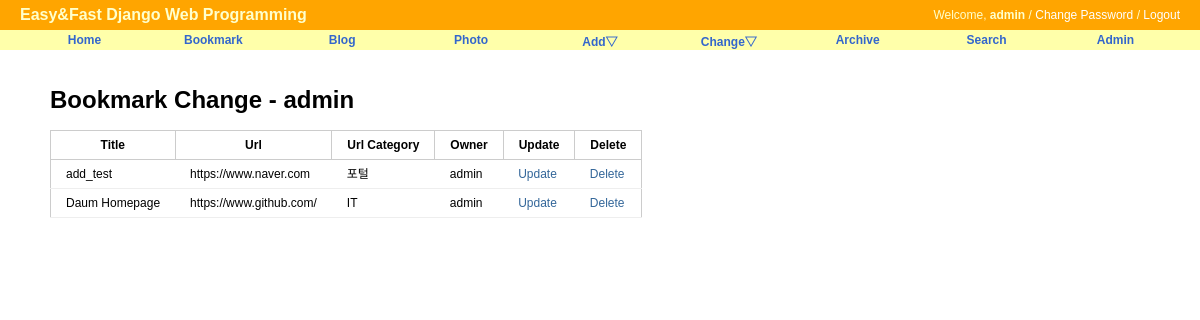
The app's page /bookmark/change/ (signed in) with its own data.
### bookmark/models.py (models this page shows, shortened)
class Bookmark(models.Model):
    title = models.CharField(max_length=100, blank=True, null=True)
    url = models.URLField('url', unique=True)
    url_category = models.CharField(max_length=100, blank=True, null=True)
    owner = models.ForeignKey(User, null=True, on_delete=models.CASCADE)

### bookmark/views.py (the view)
# urls.py: path('change/', BookmarkChangeLV.as_view(), name='change'),
class BookmarkChangeLV(LoginRequiredMixin, ListView):
    template_name = 'bookmark/bookmark_change_list.html'
    def get_queryset(self):
        return Bookmark.objects.filter(owner=self.request.user)

### bookmark/templates/bookmark/bookmark_change_list.html (shortened to what this page needs)
{% extends "base.html" %}
{% load staticfiles %}
{% block extrastyle %}{% static "css/forms.css" %}{% endblock %}
{% block content %}
<div id="content">
    <h1>Bookmark Change - {{ user }}</h1>
    <table class="change-list">
        <tr>
            <th>Title</th>
            <th>Url</th>
            <th>Url Category</th>
            <th>Owner</th>
            <th>Update</th>
            <th>Delete</th>
        </tr>
        {% for bookmark in object_list %}
            <tr>
                <td>{{ bookmark.title }}</td>
                <td>{{ bookmark.url }}</td>
                <td>{{ bookmark.url_category }}</td>
                <td>{{ bookmark.owner }}</td>
                <td><a href="{% url 'bookmark:update' bookmark.id %}">Update</a></td>
                <td><a href="{% url 'bookmark:delete' bookmark.id %}">Delete</a></td>
            </tr>
        {% endfor %}
    </table>
</div>
{% endblock %}

### templates/base.html (shortened to what this page needs)
<!DOCTYPE html>
<html lang="ko">
<head>
{% load staticfiles %}
<link rel="stylesheet" type="text/css" href="{% block stylesheet %}{% static "css/base.css" %}{% endblock %}" />
<link rel="stylesheet" type="text/css" href="{% block extrastyle %}{% endblock %}" />
</head>
<body>
<div id="header">
    <h2 class="maintitle">Easy&amp;Fast Django Web Programming</h2>
    {% if user.is_active %}
        <h4 class="welcome">Welcome, <strong>{% firstof usr.get_short_name user.get_username %}</strong> /
                    <a href="{% url 'password_change' %}">Change Password</a> /
                    <a href="{% url 'logout' %}">Logout</a>
        </h4>
    {% else %}
        <h4 class="welcome">Welcome, Anonymous /
                    <a href="{% url 'login' %}">Login</a> /
                    <a href="{% url 'register' %}">Register</a>
        </h4>
    {% endif %}
</div>
<div id="menu">
    <li><a href="{% url 'home' %}">Home</a></li>
    <li><a href="{% url 'bookmark:index' %}">Bookmark</a></li>
    <li><a href="{% url 'blog:index' %}">Blog</a></li>
    <li><a href="#">Photo</a></li>
    <li><a href="#">Add&bigtriangledown;</a>
    </li>
    <li><a href="#">Change&bigtriangledown;</a>
    </li>
    <li><a href="{% url 'blog:post_archive' %}">Archive</a></li>
    <li><a href="{% url 'blog:search' %}">Search</a></li>
    <li><a href="{% url 'admin:index' %}">Admin</a></li>
</div>
{% block content %}{% endblock %}
</body>
</html>

### static/css/base.css (style rules this page uses)
body { font-family: "Lucida Grande", Verdana, Arial, sans-serif; font-size: 12px; }
div#header { position: absolute; top: 0px; left: 0px; height: 30px; width: 100%; display: table; background: orange; }
div#menu { position: absolute; top: 30px; left: 0px; height: 20px; width: 100%; display: table; table-layout: fixed; border-spacing: 40px 0px; background: #ffa; font-size: 12px; }
div#content { position: absolute; top: 70px; left: 50px; right: 50px; }
.maintitle { display: table-cell; vertical-align: middle; padding-left: 20px; color: #ffc; font-weight: bold; font-size: 16px; }
.welcome { display: table-cell; vertical-align: middle; text-align: right; padding-right: 20px; color: #ffc; font-weight: normal; font-size: 12px; }
.welcome a:link, .welcome a:visited { color: white; }
div#menu a:link, div#menu a:visited { color: #36c; }
div#menu > li { display: table-cell; vertical-align: middle; border-radius: 25px; text-align: center; font-weight: bold; }
a:link, a:visited { color: #369; text-decoration: none; }
table { border-collapse: collapse; }
td, th { line-height: 18px; border-bottom: 1px solid #eee; vertical-align: top; padding: 5px 15px; font-family: "Lucida Grande", Verdana, Arial, sans-serif; }
table.change-list, table.change-list th, thble.change-list td { border: 1px solid #ccc; }

### records on screen
Bookmark: title "add_test", url "https://www.naver.com", url_category "포털", owner "admin"
Bookmark: title "Daum Homepage", url "https://www.github.com/", url_category "IT", owner "admin"

### other values on screen
{{ user }} "admin"
